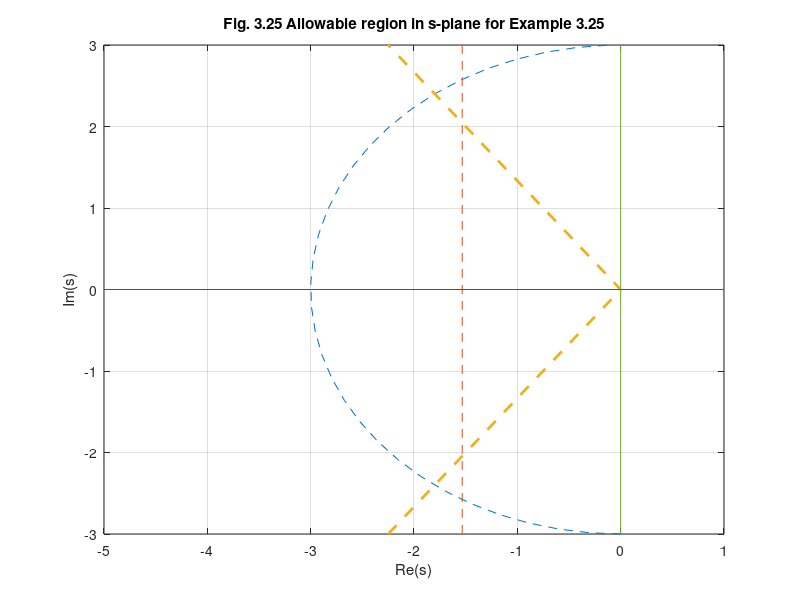

This chart was generated by the following MATLAB code: (Note: this script raises an error after producing the figure.)
%  Figure 3.25      Feedback Control of Dynamic Systems, 6e
%                        Franklin, Powell, Emami
% script to generate Fig. 3.25
%  Example 3.25     
%                  

clf;
tr=.6;
Wn=1.8/tr;
ts=3;
sig=4.6/ts;
zeta=.6;
theta=asin(zeta);
axis('square')
Ilim=3;
axis([-5 1 -Ilim Ilim])
eta = -pi/2:.1:pi/2;
rew=-Wn*cos(eta);
imw=Wn*sin(eta);
res=[-sig -sig];
ims=[-Ilim Ilim];
R=tan(theta)*Ilim;
red=[-R 0 -R];
imd=[-Ilim 0 Ilim];
plot(rew,imw,'--',res,ims,'--',red,imd,'--','LineWidth',2),grid
hold on
zer=[0 0];
plot([-5 1],zer,'-',zer,[-Ilim Ilim],'-')
title('Fig. 3.25 Allowable region in s-plane for Example 3.25')
xlabel('Re(s)')
ylabel('Im(s)')
hold off
axis('normal')
% grid
nicegrid
